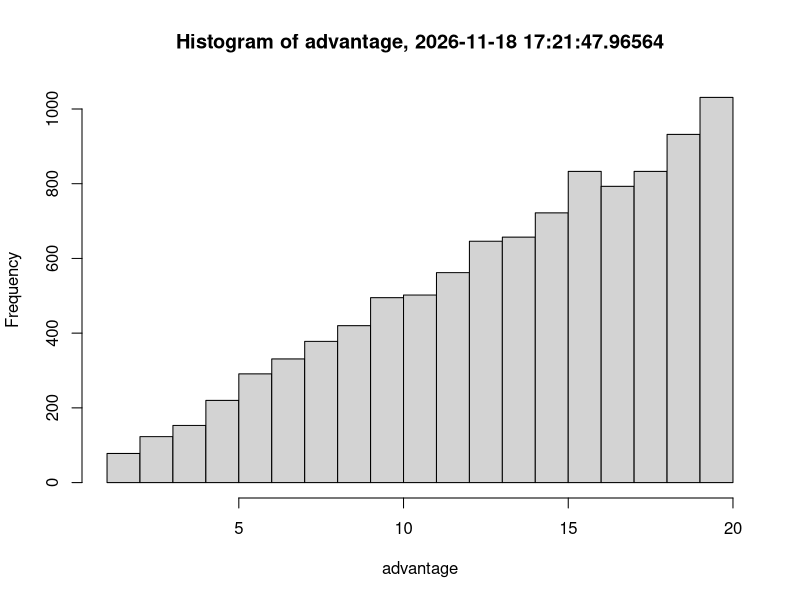

Generate this figure with R:
setwd("~/Desktop/berkeley/Boots Lab/LabMeetingExample") #Working directory!

NUMSAMPLES <- 10000 #total number of samples
DICESIZE <- 20

set.seed(1) #set your seed

#####################
#Do the dice rolling#
#####################

first_roll <- sample(1:DICESIZE, NUMSAMPLES, replace=T) #roll the dice
second_roll <- sample(1:DICESIZE, NUMSAMPLES, replace=T)
advantage <- c() #initialize the vector to store the higher rolls
for (i in 1:NUMSAMPLES){ #get the higher of the two rolls
  advantage[i] <- max(first_roll[i],second_roll[i])
}

###############
#Make the plot#
###############
time <- Sys.time()
png(filename = paste("plots/Histogram of advantage,",time))
hist(advantage,main=paste("Histogram of advantage,",time))#plot them
dev.off()

###########
#Functions#
###########


